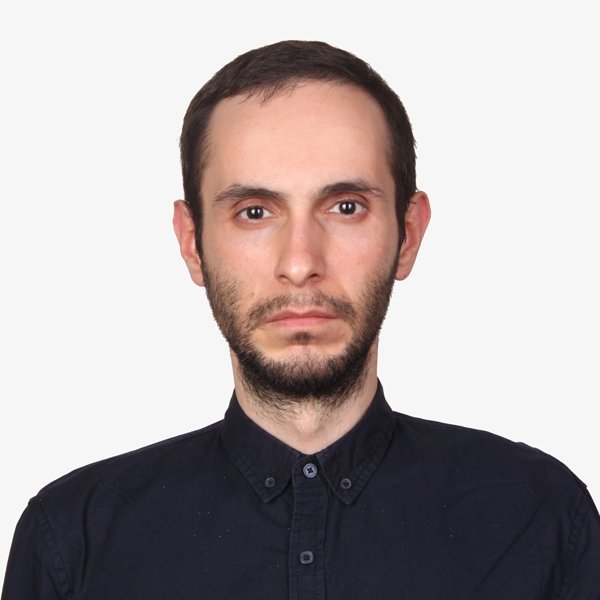
#> input picture photo_mine.jpg, 600 x 600 px
$ jupyter execute 2_Face_Detector.ipynb
#> lines starting #> are read from the running program, lines starting #| are printed output that depends on the picture; after the words box and inside, x2 and y2 are one past the last pixel; in counts of white or black regions, pixels touching at a corner belong together
# Face Detector

[cell 1]
import cv2

[cell 2]
face_cascade = cv2.CascadeClassifier("haarcascade_frontalface_default.xml")

[cell 3]
img = cv2.imread("photo_mine.jpg")
#> img is the input picture: shape (600, 600, 3); mean B, G, R 165.8, 165.9, 175.3
#img = cv2.imread("news.jpg")

[cell 4]
gray_img = cv2.cvtColor(img, cv2.COLOR_BGR2GRAY)
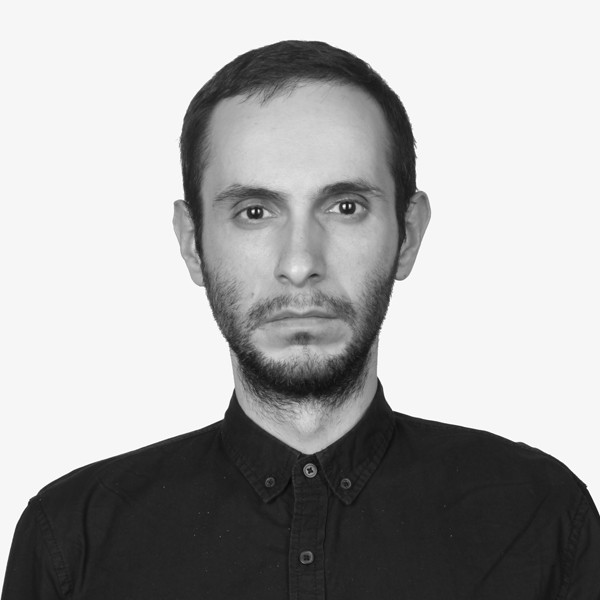
#> gray_img: shape (600, 600); min 9, max 255, mean 168.7

[cell 5]
faces = face_cascade.detectMultiScale(gray_img,
                                      scaleFactor=1.05,
                                      minNeighbors=5)
#> faces = [[170, 108, 260, 260]]

[cell 6]
for x, y, w, h in faces:
    img = cv2.rectangle(img, (x,y), (x+w,y+h), (0,255,0), 3)
#> this loop made 1 pass
#> pass 1, `img = cv2.rectangle(img, (x,y), (x+w,y+h), (0,255,0), 3)`:
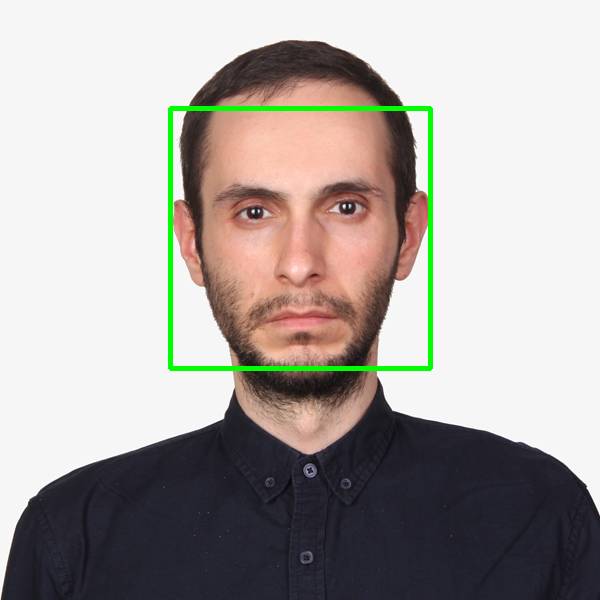
#> img: shape (600, 600, 3); 1.44% of pixels changed, all inside (x1, y1, x2, y2) = (168, 106, 433, 371)

[cell 7]
resize_img = cv2.resize(img, (int(img.shape[1]/3),int(img.shape[0]/3)))
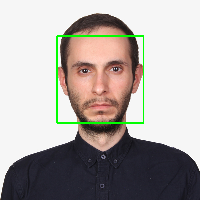
#> resize_img: shape (200, 200, 3); mean B, G, R 163, 166.9, 172.1

$ run again, with AX.jpg copied over photo_mine.jpg
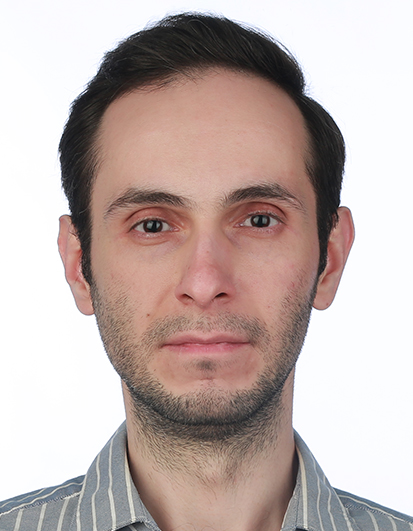
#> input picture AX.jpg, 413 x 531 px
#> img is the input picture: shape (531, 413, 3); mean B, G, R 173, 176.6, 192.1
#> `gray_img = cv2.cvtColor(img, cv2.COLOR_BGR2GRAY)`:
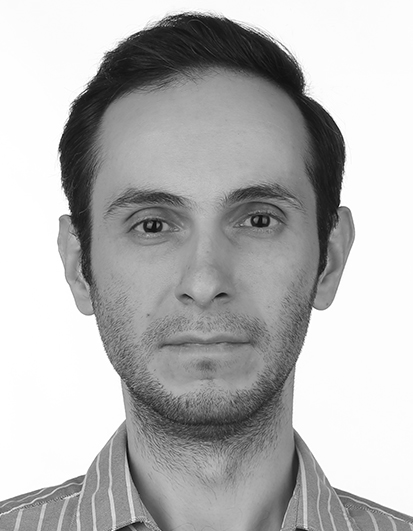
#> gray_img: shape (531, 413); min 5, max 255, mean 180.8
#> faces = [[61, 108, 290, 290]]
#> the loop `for x, y, w, h in faces:` made 1 pass
#> `resize_img = cv2.resize(img, (int(img.shape[1]/3),int(img.shape[0]/3)))`:
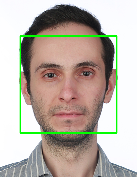
#> resize_img: shape (177, 137, 3); mean B, G, R 168.3, 178.5, 187
